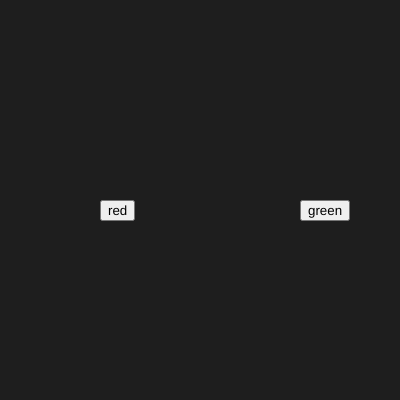
Frame 1 (no input)
Frame 60 (no input): identical to frame 1, image omitted
Frame 120 (the mouse pressed at the canvas centre since frame 60): identical to frame 1, image omitted

The p5.js sketch that drew this single still picture (run headless with seeded random() and noise() and a simulated clock; from frame 60 on, the mouse is pressed at the canvas centre):

// p5.js sketch
// ── sketch.js
var red
var green
var r
var g
var b

function setup() {
  createCanvas(400,400);
  red = createButton("red")
  red.position(100,200)
  red.mousePressed(redbackground)
  green = createButton("green")
  green.position(300,200)
  green.mousePressed(greenbackground)
  r = 0
  g = 0
  b = 0
}


function draw() 
{
  background(30);

}

function redbackground() {
r = 255
g = 0
b = 0
 
}

function greenbackground() {
r = 0
g = 255
b = 0

}
